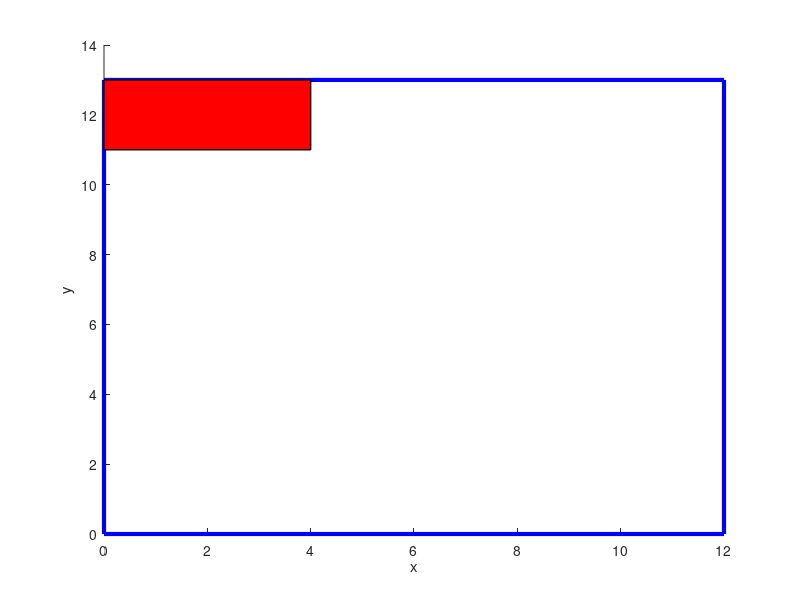

This figure's MATLAB source: (Note: this script raises an error after producing the figure.)
function drawPoolEnvironment()
    poolXLims = [0 12]';
    poolYLims = [0 13]';
    rampXLims = [0 4]';
    rampYLims = [11 13]';

    cLine = [1 0; 8 7];
    cline2 = [4 12; 8 7];
    %Draw the pool area
    hold on
    plot([poolXLims(1), poolXLims(1), poolXLims(2), poolXLims(2), poolXLims(1)], ...
        [poolYLims(1), poolYLims(2), poolYLims(2), poolYLims(1), poolYLims(1)], 'b' , 'LineWidth', 3)
    %Draw the ramp
    fill([rampXLims(1), rampXLims(1), rampXLims(2), rampXLims(2), rampXLims(1)], ...
        [rampYLims(1), rampYLims(2), rampYLims(2), rampYLims(1), rampYLims(1)], 'r' , 'LineWidth', 1)
    xlabel('x')
    ylabel('y')
    plot(cLine(:,1), cLine(:,2), 'R');
    plot(cline2(:,1), cline2(:,2), 'R');
    hold off
end